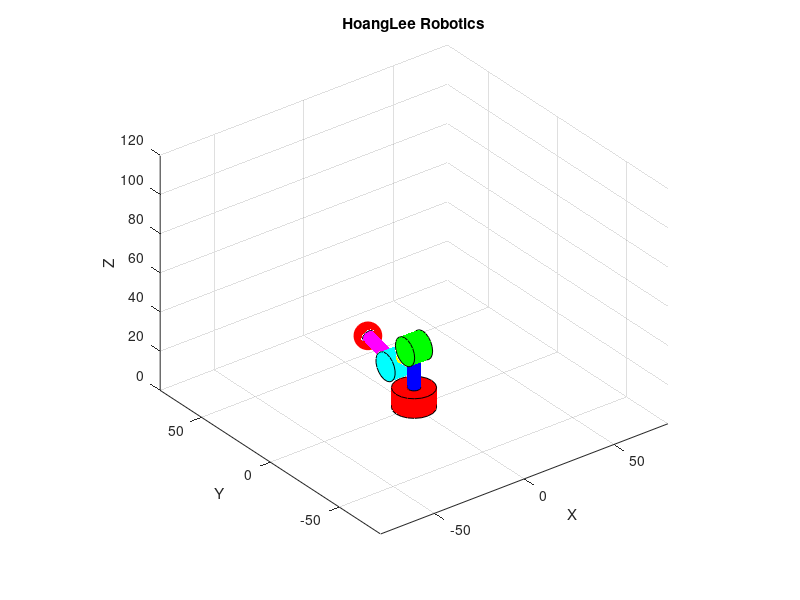

MATLAB code to generate this figure:
% Radius of Cylinder
R_b = 10; % Radius of base
R_a = 7; % Radius of arm
R_l = 3; % Radius of link
R_e = 10; % Radius of end effector

% Height of Cylinder
H_b = 10; % Height of base
H_a = 10; % Height of arm
H_l = 20; % Height of link

% Init angle
theta1 = deg2rad(90);
theta2 = deg2rad(-45);
theta3 = deg2rad(60);

% Create base, arm and link
[x_b, y_b, z_b] = cylinder(R_b);
[x_a1, y_a1, z_a1] = cylinder(R_a);
[x_a2, y_a2, z_a2] = cylinder(R_a);
[x_l1, y_l1, z_l1] = cylinder(R_l);
[x_l2, y_l2, z_l2] = cylinder(R_l);
[x_l3, y_l3, z_l3] = cylinder(R_l);
[x_e, y_e, z_e] = cylinder(R_e);

% Scale the cylinders to the desired heights
z_b = z_b * H_b;
z_a1 = z_a1 * H_a;
z_a2 = z_a2 * H_a;
z_l1 = z_l1 * H_l;
z_l2 = z_l2 * H_l;
z_l3 = z_l3 * H_l;

% Link base and link 1 maxtrix
Matrix_Link1 = [cos(theta1), 0, sin(theta1), 0;
    sin(theta1), 0, -cos(theta1), 0;
    0, 1, 0, H_l + H_b;
    0, 0, 0, 1];

% Link link 1 and arm 1 maxtrix
Matrix_Link2 = [cos(theta2), -sin(theta2), 0, H_l*cos(theta2);
    sin(theta2), cos(theta2), 0, H_l*sin(theta2);
    0, 0, 1, 0;
    0, 0, 0, 1];

% Link link 2 and arm 2 maxtrix
Matrix_Link3 = [cos(theta3), -sin(theta3), 0, H_l*cos(theta3);
    sin(theta3), cos(theta3), 0, H_l*sin(theta3);
    0, 0, 1, 0;
    0, 0, 0, 1];

% Rotation Y matrix
rotY = [cos(pi/2),  0, sin(pi/2), 0;
    0,          1, 0,         0;
    -sin(pi/2), 0, cos(pi/2), 0;
    0,          0, 0,         1];

% Position of Effector
T_e = eye(4)*Matrix_Link1*Matrix_Link2*Matrix_Link3;
O_e = T_e(1:3, 4);

% Visualization
figure;
hold on;
grid on;
axis equal;
xlabel('X');
ylabel('Y');
zlabel('Z');
title('HoangLee Robotics');

% Link base and link 1
for j = 1:length(x_l1)
    for i = 1:2
        Pos1 = [x_l1(i, j); y_l1(i, j); z_l1(i, j) + H_b; 1];
        Pos2 = Pos1;
        x_l1(i, j) = Pos2(1);
        y_l1(i, j) = Pos2(2);
        z_l1(i, j) = Pos2(3);
    end
end

% Link link 1 and arm 1
for j = 1:length(x_a1)
    for i = 1:2
        Pos1 = [x_a1(i, j); y_a1(i, j); z_a1(i, j) - H_a/2; 1];
        Pos2 = Matrix_Link1 * Pos1;
        x_a1(i, j) = Pos2(1);
        y_a1(i, j) = Pos2(2);
        z_a1(i, j) = Pos2(3);
    end
end

% Link arm 1 and link 2
for j = 1:length(x_l2)
    for i = 1:2
        Pos1 = [x_l2(i, j); y_l2(i, j); z_l2(i, j) - H_l; 1];
        Pos2 = Matrix_Link1 * Matrix_Link2 * rotY * Pos1;
        x_l2(i, j) = Pos2(1);
        y_l2(i, j) = Pos2(2);
        z_l2(i, j) = Pos2(3);
    end
end

% Link link 2 and arm 2
for j = 1:length(x_a2)
    for i = 1:2
        Pos1 = [x_a2(i, j); y_a2(i, j); z_a2(i, j) - H_a/2; 1];
        Pos2 = Matrix_Link1 * Matrix_Link2  * Pos1;
        x_a2(i, j) = Pos2(1);
        y_a2(i, j) = Pos2(2);
        z_a2(i, j) = Pos2(3);
    end
end

% Link arm 2 and link 3
for j = 1:length(x_l3)
    for i = 1:2
        Pos1 = [x_l3(i, j); y_l3(i, j); z_l3(i, j) - H_l; 1];
        Pos2 = Matrix_Link1 * Matrix_Link2 * Matrix_Link3 * rotY * Pos1;
        x_l3(i, j) = Pos2(1);
        y_l3(i, j) = Pos2(2);
        z_l3(i, j) = Pos2(3);
    end
end


% Base
surf(x_b, y_b, z_b, 'FaceColor', 'red', 'EdgeColor', 'none');
fill3(x_b(1,:), y_b(1,:), z_b(1,:), 'r');
fill3(x_b(2,:), y_b(2,:), z_b(2,:), 'r');

% Link 1
surf(x_l1, y_l1, z_l1, 'FaceColor', 'blue', 'EdgeColor', 'none');
fill3(x_l1(1,:), y_l1(1,:), z_l1(1,:), 'b');
fill3(x_l1(2,:), y_l1(2,:), z_l1(2,:), 'b');

% Arm 1
surf(x_a1, y_a1, z_a1, 'FaceColor', 'green', 'EdgeColor', 'none');
fill3(x_a1(1,:), y_a1(1,:), z_a1(1,:), 'g');
fill3(x_a1(2,:), y_a1(2,:), z_a1(2,:), 'g');

% Link 2
surf(x_l2, y_l2, z_l2, 'FaceColor', 'yellow', 'EdgeColor', 'none');
fill3(x_l2(1,:), y_l2(1,:), z_l2(1,:), 'y');
fill3(x_l2(2,:), y_l2(2,:), z_l2(2,:), 'y');

% Arm 2
surf(x_a2, y_a2, z_a2, 'FaceColor', 'cyan', 'EdgeColor', 'none');
fill3(x_a2(1,:), y_a2(1,:), z_a2(1,:), 'c');
fill3(x_a2(2,:), y_a2(2,:), z_a2(2,:), 'c');

% Link 3
surf(x_l3, y_l3, z_l3, 'FaceColor', 'magenta', 'EdgeColor', 'none');
fill3(x_l3(1,:), y_l3(1,:), z_l3(1,:), 'm');
fill3(x_l3(2,:), y_l3(2,:), z_l3(2,:), 'm');

% O_e
plot3(O_e(1), O_e(2), O_e(3), 'ro', 'MarkerSize', 20, 'MarkerFaceColor', 'r');

% Adjust the coodinate space
xlim([-80 80]);
ylim([-80 80]);
zlim([0 120]);

%  Turn on 3D rotation
rotate3d on;